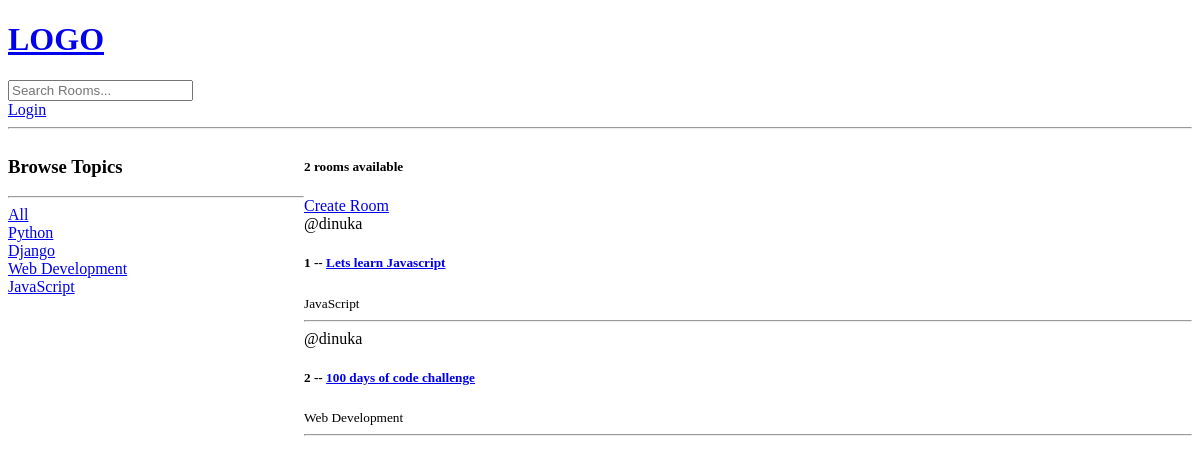
The app's page /, older data.
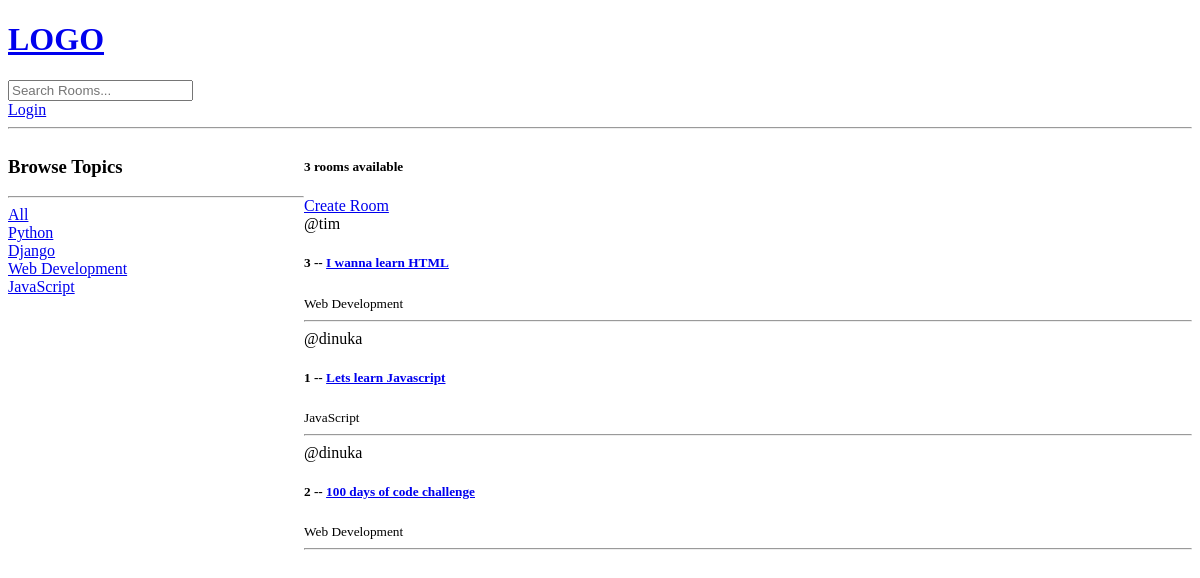
The same page, newer data.
### base/models.py (models this page shows, shortened)
class Topic(models.Model):
    name = models.CharField(max_length=200)
    def __str__(self):
        return self.name

class Room(models.Model):
    host = models.ForeignKey(User, on_delete=models.SET_NULL, null=True)
    topic = models.ForeignKey(Topic, on_delete=models.SET_NULL, null=True)
    name = models.CharField(max_length=200)
    description = models.TextField(null=True, blank=True)
    participants = models.ManyToManyField(User, related_name='participants', blank=True)
    updated = models.DateTimeField(auto_now=True)
    created = models.DateTimeField(auto_now_add=True)
    class Meta:
        ordering = ['-updated', '-created']

### base/views.py (the view)
# urls.py: path('', views.home, name='home'),
def home(request):
    q = request.GET.get('q') if request.GET.get('q') != None else ''
    rooms = Room.objects.filter(
        Q(topic__name__icontains=q) |
        Q(name__icontains=q) |
        Q(description__icontains=q)
    )
    topics = Topic.objects.all()
    room_count = rooms.count()
    context = {'rooms': rooms, 'topics': topics, 'room_count': room_count}
    return render(request, 'base/home.html', context)

### base/templates/base/home.html (shortened to what this page needs)
{% extends 'main.html' %}
{% block content %}
    <div class="home-container">
        <div>
            <h3>Browse Topics</h3>
            <hr>
            <div>
                <a href="{% url 'home' %}">All</a>
            </div>
            {% for topic in topics %}
                <div>
                    <a href="{% url 'home' %}?q={{ topic.name }}">{{ topic.name }}</a>
                </div>
            {% endfor %}
        </div>
        <div>
            <h5>
                {% if room_count == 1 %}
                    {{ room_count }} room available
                {% else %}
                    {{ room_count }} rooms available
                {% endif %}
            </h5>
            <a href={% url 'create-room' %}>Create Room</a>
            <div>
                {% for room in rooms %}
                    <div>
                        <span>@{{ room.host.username }}</span>
                        <h5>{{ room.id }} -- <a href="{% url 'room' room.id %}"> {{ room.name }}</a></h5>
                        <small>{{ room.topic }}</small>
                        <hr>
                    </div>
                {% endfor %}
            </div>
        </div>
    </div>
{% endblock %}

### templates/main.html (shortened to what this page needs)
<!DOCTYPE html>
<html lang="en">
<head>
</head>
<body>
{% include 'navbar.html' %}
{% block content %}
{% endblock %}
</body>
</html>

### templates/navbar.html
<a href="/">
    <h1>LOGO</h1>
</a>
<form method="GET" action="{% url 'home' %}">
    <input type="text" name="q" placeholder="Search Rooms...">
</form>
{% if request.user.is_authenticated %}
    <p>Hello {{ request.user }}</p>
    <a href="{% url 'logout' %}">Logout</a>
{% else %}
    <a href="{% url 'login' %}">Login</a>
{% endif %}
<hr>

### base/templates/base/home.html (style rules this page uses)
.home-container { display: grid; grid-template-columns: 1fr 3fr; }

Row changes from the older to the newer data that the page shows:
added Room: host.username "tim", id "3", name "I wanna learn HTML", topic "Web Development"
Text that changed along with them:
{{ room_count }}: "2" → "3"
